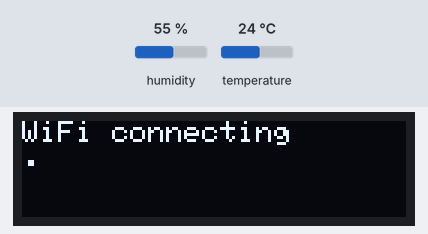
The sketch below on a simulated ESP8266 (NodeMCU). Shown: 128×32 one-colour display. Inputs (shaded band) come from the test bench; at power-on: humidity 55 %, temperature 24 °C. WiFi joins after 1.5 s; servers stay silent unless stated; uploads are accepted with an empty reply; what the sketch prints to the serial monitor is not drawn.

Above: at 0.6 s.
At 1.6 s:
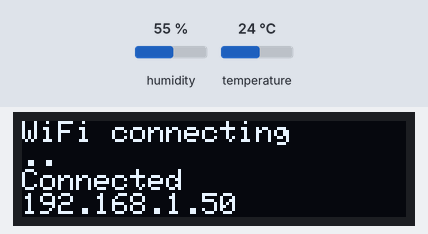
At 3.7 s:
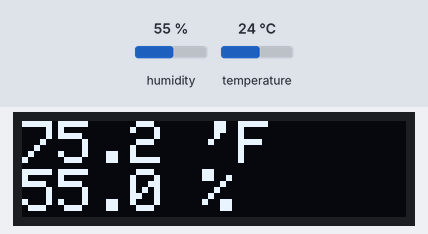

The sketch:

dht_to_codaio.ino
```cpp
// (licence header left out)
/*
 * Requires the following libraries:
 *
 * - ArduinoJson Library v6: https://arduinojson.org/
 */

#include <ArduinoJson.h>

/*
 * Coda.io API (v1)
 *
 * For an example of the doc that consumes this data see this published
 * document in the Coda gallery:-
 *
 *     https://coda.io/@matthew-tebbs/home-iot
 *
 * To make use of this example code you will need to fill in the API access token,
 * and update the doc, table and column ids to match your own.
 */

#define ACCESS_TOKEN    "ACCESS_TOKEN"
#define DOCID           "DOCID"
#define TABLEID         "TABLEID"
#define COLID_TEMP      "COLID_TEMP"
#define COLID_HUMIDITY  "COLID_HUMIDITY"

const String accessToken = String(ACCESS_TOKEN);
const String docId = String(DOCID);
const String tableId = String(TABLEID);
const String colIdTemperature = String(COLID_TEMP);
const String colIdHumidity = String(COLID_HUMIDITY);

/*
 * SHA-1 fingerprint of the Coda.io SSL certificate.
 */
const char* fingerPrintSHA1 = "76 F9 7D 68 87 4A BE D5 F2 67 77 A1 9D 5A 53 44 C2 B7 16 E3";

/*
 * Requires the following boards:
 *
 * - ESP8266 Core for Arduino: https://github.com/esp8266/Arduino
 *
 * You will need to fill in your router's SSID and PASSWORD.
 */

#include <ESP8266WiFi.h>
#include <ESP8266HTTPClient.h>

#define SSID      "SSID"
#define PASSWORD  "PASSWORD"

HTTPClient http;

/*
 * Requires the following libraries:
 *
 * - Adafrui GFX Graphics Core Library: https://github.com/adafruit/Adafruit-GFX-Library
 * - Adafruit SSD1306 Library: https://github.com/adafruit/Adafruit_SSD1306
 */

#include <SPI.h>
#include <Wire.h>
#include <Adafruit_GFX.h>
#include <Adafruit_SSD1306.h>

#define SCREEN_WIDTH 128 // OLED display px width
#define SCREEN_HEIGHT 32 // OLED display px height

#define OLED_RESET_PIN -1 // reset pin (or -1 if sharing Arduino reset pin)

Adafruit_SSD1306 g_ssd1306Display(SCREEN_WIDTH, SCREEN_HEIGHT, &Wire, OLED_RESET_PIN);

/*
 * Requires the following libraries:
 *
 * - Adafruit Unified Sensor Library: https://github.com/adafruit/Adafruit_Sensor
 * - Adafruit DHT Sensor Library: https://github.com/adafruit/DHT-sensor-library
 */

#include <DHT_U.h>

/*
 * DHT22
 *
 * See guide for details on sensor wiring and usage:
 * https://learn.adafruit.com/dht/overview
 */

#define DHT_PIN 2 // digital pin connected to the DHT sensor

DHT_Unified g_dhtSensors(DHT_PIN, DHT22);
int32_t g_msDhtSampleDelay;

void failure() {
  while (true); /* don't proceeed */
}

/*
 * Setup and loop.
 */

void setup() {
  // Start the serial connection and wait to open.
  Serial.begin(115200);
  while (!Serial);

  // Initialize the SSD1306 display.
  if (!g_ssd1306Display.begin(SSD1306_SWITCHCAPVCC, 0x3C /* for 128 x 32 */)) {
    Serial.println(F("SSD1306 allocation failed"));
    failure();
  }
  g_ssd1306Display.cp437(true);
  g_ssd1306Display.setTextColor(WHITE);

  // Initialize the DHT22.
  g_dhtSensors.begin();

  // Set delay between sensor readings based on sensor details.
  sensor_t sensor;
  g_dhtSensors.temperature().getSensor(&sensor);
  g_msDhtSampleDelay = sensor.min_delay / 1000;

  // Initialize the WiFi client and wait for connection.
  WiFi.mode(WIFI_STA);

  g_ssd1306Display.clearDisplay();
  g_ssd1306Display.setTextSize(1);
  g_ssd1306Display.setCursor(0, 0);

  g_ssd1306Display.println("WiFi connecting");
  g_ssd1306Display.display();

  boolean isConnected = false;
  WiFi.begin(SSID, PASSWORD);

  while (!isConnected) {
    delay(500);

    switch (WiFi.status()) {
      case WL_IDLE_STATUS:
      case WL_SCAN_COMPLETED:
      case WL_DISCONNECTED:
        g_ssd1306Display.print(".");
        g_ssd1306Display.display();
        break;

      case WL_CONNECTED:
        g_ssd1306Display.println();
        g_ssd1306Display.println("Connected");
        g_ssd1306Display.display();
        isConnected = true;
        break;

       default:
        g_ssd1306Display.println();
        g_ssd1306Display.println("Not connected!");
        g_ssd1306Display.display();
        failure();
        break;
    }
  }

  g_ssd1306Display.println(WiFi.localIP());
  g_ssd1306Display.display();

  delay(2000);

  // Set HTTP connection reuse.
  http.setReuse(true);
}

void loop() {
  // Measure temperature and humidity.
  sensors_event_t eventTemperature, eventHumidity;
  g_dhtSensors.temperature().getEvent(&eventTemperature);
  g_dhtSensors.humidity().getEvent(&eventHumidity);

  // Display.
  displayTemperatureAndHumidity(eventTemperature, eventHumidity);

  // Post to Coda.
  codaIoPostDataRow(eventTemperature, eventHumidity);

  // Delay between measurements.
  delay(5 * 60 * 1000); /* 5 mins */
}

int codaIoGetDataRowCount() {
  StaticJsonDocument<256> doc;

  return codaIoGetCall(doc, "docs/" + docId + "/tables/" + tableId) ? doc["rowCount"] : -1;
}

int codaIoPostDataRow(
  const sensors_event_t & eventTemperature,
  const sensors_event_t & eventHumidity
) {
  StaticJsonDocument<256> doc;

  JsonArray rows = doc.createNestedArray("rows");
  JsonObject row = rows.createNestedObject();
  JsonArray cells = row.createNestedArray("cells");

  JsonObject cellTemperature = cells.createNestedObject();
  cellTemperature["column"] = colIdTemperature;
  cellTemperature["value"] = eventTemperature.temperature * 1.8 + 32;

  JsonObject cellHumidity = cells.createNestedObject();
  cellHumidity["column"] = colIdHumidity;
  cellHumidity["value"] = eventHumidity.relative_humidity / 100;

  return codaIoPostCall(doc, "docs/" + docId + "/tables/" + tableId + "/rows");
}

boolean codaIoGetCall(JsonDocument & doc, String api) {
  boolean retVal = false;

  http.begin("https://coda.io/apis/v1/" + api, fingerPrintSHA1);
  http.addHeader("Authorization", "Bearer " + accessToken);

  int httpCode = http.GET();
  if (httpCode == HTTP_CODE_OK) {
    DeserializationError error = deserializeJson(doc, http.getStream());
    retVal = !error;
  }
  else {
    Serial.printf("CodaIoAPI: Failed GET with error: %s (%d)\n", http.errorToString(httpCode).c_str(), httpCode);
  }

  http.end();

  return retVal;
}

boolean codaIoPostCall(JsonDocument & doc, String api) {
  boolean retVal = false;

  http.begin("https://coda.io/apis/v1/" + api, fingerPrintSHA1);
  http.addHeader("Authorization", "Bearer " + accessToken);
  http.addHeader("Content-Type", "application/json");

  String body = String();
  serializeJson(doc, body);
  Serial.printf(body.c_str());

  int httpCode = http.POST(body);
  if (httpCode == HTTP_CODE_ACCEPTED) {
    retVal = true;
  }
  else {
    Serial.printf("CodaIoAPI: Failed POST with error: %s (%d)\n", http.errorToString(httpCode).c_str(), httpCode);
  }

  http.end();

  return retVal;
}

void displayTemperatureAndHumidity(
  const sensors_event_t & eventTemperature,
  const sensors_event_t & eventHumidity
) {
  g_ssd1306Display.clearDisplay();
  g_ssd1306Display.setTextSize(2);
  g_ssd1306Display.setCursor(0, 0);

  g_ssd1306Display.printf("%.1f 'F", eventTemperature.temperature * 1.8 + 32);
  g_ssd1306Display.println();

  g_ssd1306Display.printf("%.1f %%", eventHumidity.relative_humidity);
  g_ssd1306Display.println();

  g_ssd1306Display.display();
}
```

Measured:
- what the display in image 1 shows lasts 2.0 s, from 1.6 s to 3.6 s
